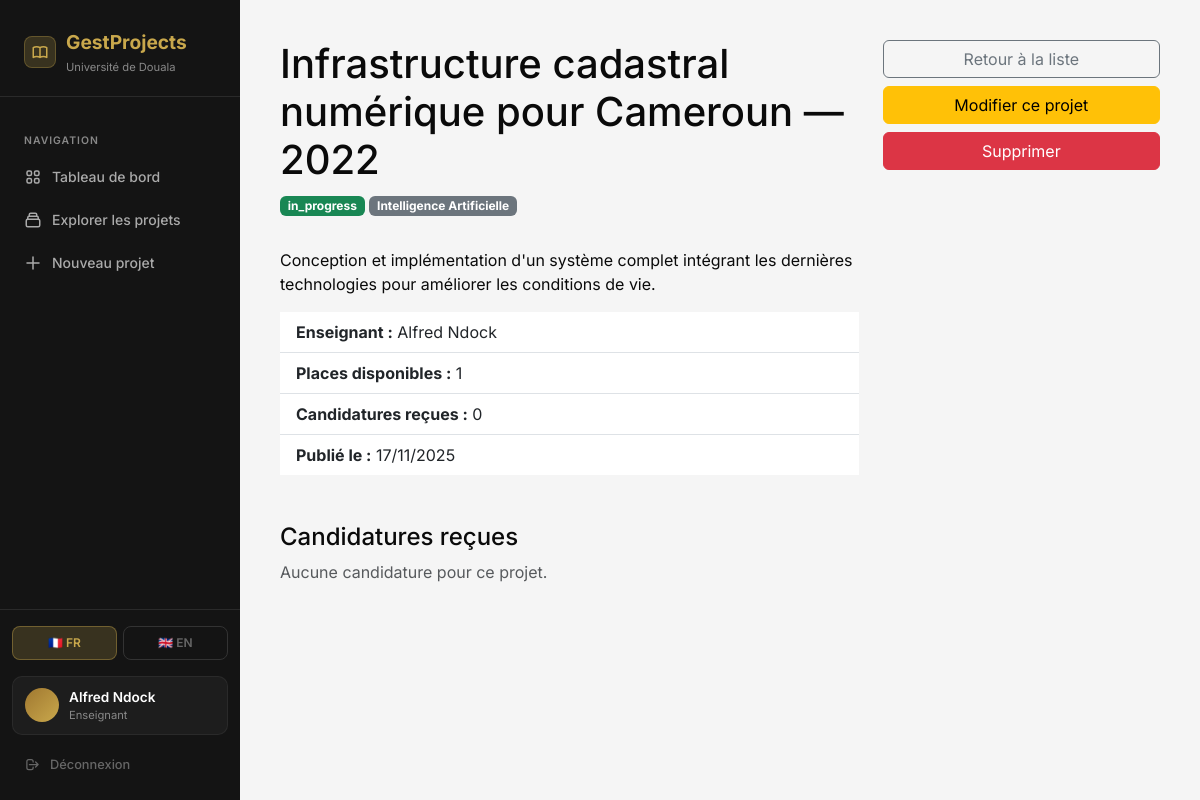
The page /projects/202 (signed in) on the database its author committed.
### app/models.py (models this page shows, shortened)
class User(UserMixin, db.Model):
    __tablename__ = 'user'
    id = db.Column(db.Integer, primary_key=True)
    email = db.Column(db.String(100), unique=True, nullable=False)
    password_hash = db.Column(db.String(200), nullable=False)
    role = db.Column(db.String(20), nullable=False)
    name = db.Column(db.String(100), nullable=False)
    created_at = db.Column(db.DateTime, default=datetime.utcnow)
    projects = db.relationship('Project', backref='teacher', lazy=True,
                               foreign_keys='Project.teacher_id')
    applications = db.relationship('Application', backref='student', lazy=True,
                                   foreign_keys='Application.student_id')
    def is_teacher(self):
        return self.role == 'teacher'
    def is_student(self):
        return self.role == 'student'

class Project(db.Model):
    __tablename__ = 'project'
    id = db.Column(db.Integer, primary_key=True)
    title = db.Column(db.String(200), nullable=False)
    title_en = db.Column(db.String(200))
    description = db.Column(db.Text, nullable=False)
    description_en = db.Column(db.Text)
    domain = db.Column(db.String(100))
    domain_en = db.Column(db.String(100))
    teacher_id = db.Column(db.Integer, db.ForeignKey('user.id'), nullable=False)
    max_students = db.Column(db.Integer, default=1)
    status = db.Column(db.String(20), default='open')
    created_at = db.Column(db.DateTime, default=datetime.utcnow)
    updated_at = db.Column(db.DateTime, default=datetime.utcnow,
                           onupdate=datetime.utcnow)
    applications = db.relationship('Application', backref='project',
                                   lazy=True, cascade='all, delete-orphan')
    def get_title(self, lang='fr'):
        if lang == 'en':
            if self.title_en:
                return self.title_en
            from app.utils import auto_translate
            return auto_translate(self.title)
        return self.title
    def get_description(self, lang='fr'):
        if lang == 'en':
            if self.description_en:
                return self.description_en
            from app.utils import auto_translate
            return auto_translate(self.description)
        return self.description
    def get_domain(self, lang='fr'):
        if lang == 'en':
            if self.domain_en:
                return self.domain_en
            from app.utils import auto_translate
            return auto_translate(self.domain or '')
        return self.domain or 'Général'

### app/routes.py (the view)
@main.route('/projects/<int:id>')
def project_detail(id):
    project = Project.query.get_or_404(id)
    from app.forms import ApplicationForm
    form = ApplicationForm()
    user_application = None
    if current_user.is_authenticated and current_user.is_student():
        user_application = Application.query.filter_by(
            student_id=current_user.id, project_id=id).first()
    lang = get_lang()
    return render_template('projects/detail.html', project=project,
                           form=form, user_application=user_application,
                           lang=lang)

### app/__init__.py (called while the page is built)
def create_app():
    app = Flask(__name__)
    app.config.from_object(Config)
    db.init_app(app)
    login_manager.init_app(app)
    migrate.init_app(app, db)
    login_manager.login_view = 'auth.login'
    login_manager.login_message = 'Connectez-vous pour accéder à cette page.'
    login_manager.login_message_category = 'warning'
    from app.auth import auth as auth_blueprint
    from app.routes import main as main_blueprint
    app.register_blueprint(auth_blueprint)
    app.register_blueprint(main_blueprint)
    from flask import session
    @app.context_processor
    def inject_globals():
        return {'lang': session.get('lang', 'fr')}
    return app

### app/models.py (called while the page is built)
@login_manager.user_loader
def load_user(user_id):
    return User.query.get(int(user_id))

### app/routes.py (called while the page is built)
def get_lang():
    return session.get('lang', 'fr')

### app/templates/projects/detail.html (shortened to what this page needs)
{% extends "base.html" %}
{% block content %}
<div class="row">
    <div class="col-md-8">
        <h1>{{ project.get_title(lang) }}</h1>
        <span class="badge bg-success mb-3">{{ project.status }}</span>
        <span class="badge bg-secondary mb-3">{{ project.get_domain(lang) }}</span>
        <p class="mt-3">{{ project.get_description(lang) }}</p>
        <ul class="list-group list-group-flush mb-4">
            <li class="list-group-item">
                <strong>Enseignant :</strong> {{ project.teacher.name }}
            </li>
            <li class="list-group-item">
                <strong>Places disponibles :</strong> {{ project.max_students }}
            </li>
            <li class="list-group-item">
                <strong>Candidatures reçues :</strong> {{ project.applications|length }}
            </li>
            <li class="list-group-item">
                <strong>Publié le :</strong> {{ project.created_at.strftime('%d/%m/%Y') }}
            </li>
        </ul>
        {% if current_user.is_authenticated and current_user.is_teacher() and current_user.id == project.teacher_id %}
            <h4 class="mt-5">Candidatures reçues</h4>
            {% for app in project.applications %}
            <div class="card mb-2">
                <div class="card-body">
                    <h6>{{ app.student.name }} — <span class="badge bg-warning">{{ app.status }}</span></h6>
                    <p>{{ app.motivation }}</p>
                    {% if app.status == 'pending' %}
                    <form method="POST" action="{{ url_for('main.manage_application', id=app.id, action='accept') }}" class="d-inline">
                        {{ form.hidden_tag() }}
                        <button class="btn btn-success btn-sm">Accepter</button>
                    </form>
                    <form method="POST" action="{{ url_for('main.manage_application', id=app.id, action='reject') }}" class="d-inline">
                        {{ form.hidden_tag() }}
                        <button class="btn btn-danger btn-sm">Refuser</button>
                    </form>
                    {% endif %}
                </div>
            </div>
            {% else %}
            <p class="text-muted">Aucune candidature pour ce projet.</p>
            {% endfor %}
        {% endif %}
    </div>
    <div class="col-md-4">
        <a href="{{ url_for('main.projects_list') }}" class="btn btn-outline-secondary w-100 mb-2">
            Retour à la liste
        </a>
        {% if current_user.is_authenticated and current_user.is_teacher() and current_user.id == project.teacher_id %}
        <a href="{{ url_for('main.edit_project', id=project.id) }}" class="btn btn-warning w-100 mb-2">
            Modifier ce projet
        </a>
        <form method="POST" action="{{ url_for('main.delete_project', id=project.id) }}">
            <button class="btn btn-danger w-100" onclick="return confirm('Supprimer ce projet ?')">
                Supprimer
            </button>
        </form>
        {% endif %}
    </div>
</div>
{% endblock %}

### app/templates/base.html (shortened to what this page needs)
<!DOCTYPE html>
<html lang="fr">
<head>
    <link href="https://cdn.jsdelivr.net/npm/bootstrap@5.3.0/dist/css/bootstrap.min.css" rel="stylesheet">
</head>
<body>
{% if current_user.is_authenticated %}
    <aside class="sidebar">
    <div class="sidebar-brand">
        <div style="display:flex; align-items:center; gap:10px;">
            <div style="width:32px; height:32px; background:rgba(201,168,76,0.2);
                        border-radius:8px; display:flex; align-items:center;
                        justify-content:center; flex-shrink:0;
                        border:1px solid rgba(201,168,76,0.3);">
            </div>
            <div>
                <div class="brand-name">GestProjects</div>
                <div class="brand-sub">
                    {{ 'Université de Douala' if lang=='fr' else 'University Of Douala' }}
                </div>
            </div>
        </div>
    </div>
    <nav class="sidebar-nav">
        <div class="nav-label">Navigation</div>
        <a href="{{ url_for('main.dashboard') }}"
           class="{% if request.endpoint == 'main.dashboard' %}active{% endif %}"
           style="text-decoration:none;">
            {{ 'Tableau de bord' if lang=='fr' else 'Dashboard' }}
        </a>
        <a href="{{ url_for('main.projects_list') }}"
           class="{% if request.endpoint == 'main.projects_list' %}active{% endif %}"
           style="text-decoration:none;">
            <svg class="nav-icon" fill="none" stroke="currentColor" viewBox="0 0 24 24">
                <path stroke-linecap="round" stroke-linejoin="round" stroke-width="2"
                      d="M19 11H5m14 0a2 2 0 012 2v6a2 2 0 01-2 2H5a2 2 0 01-2-2v-6
                         a2 2 0 012-2m14 0V9a2 2 0 00-2-2M5 11V9a2 2 0 012-2
                         m0 0V5a2 2 0 012-2h6a2 2 0 012 2v2M7 7h10"/>
            </svg>
            {{ 'Explorer les projets' if lang=='fr' else 'Browse Projects' }}
        </a>
        {% if current_user.is_teacher() %}
        <a href="{{ url_for('main.create_project') }}"
           class="{% if request.endpoint == 'main.create_project' %}active{% endif %}"
           style="text-decoration:none;">
            <svg class="nav-icon" fill="none" stroke="currentColor" viewBox="0 0 24 24">
                <path stroke-linecap="round" stroke-linejoin="round"
                      stroke-width="2" d="M12 4v16m8-8H4"/>
            </svg>
            {{ 'Nouveau projet' if lang=='fr' else 'New Project' }}
        </a>
        {% endif %}
    </nav>
    <div class="sidebar-footer">
        <div style="display:flex; gap:6px; margin-bottom:16px;">
            <a href="{{ url_for('main.set_lang', lang='fr') }}"
               style="flex:1; text-align:center; padding:7px 6px;
                      border-radius:8px; font-size:0.75rem; font-weight:600;
                      text-decoration:none; transition:all 0.2s;
                      background:{{ 'rgba(201,168,76,0.2)' if lang=='fr' else 'transparent' }};
                      color:{{ '#C9A84C' if lang=='fr' else '#666' }};
                      border:1px solid {{ 'rgba(201,168,76,0.4)' if lang=='fr' else '#333' }};">
                🇫🇷 FR
            </a>
            <a href="{{ url_for('main.set_lang', lang='en') }}"
               style="flex:1; text-align:center; padding:7px 6px;
                      border-radius:8px; font-size:0.75rem; font-weight:600;
                      text-decoration:none; transition:all 0.2s;
                      background:{{ 'rgba(201,168,76,0.2)' if lang=='en' else 'transparent' }};
                      color:{{ '#C9A84C' if lang=='en' else '#666' }};
                      border:1px solid {{ 'rgba(201,168,76,0.4)' if lang=='en' else '#333' }};">
                🇬🇧 EN
            </a>
        </div>
        <div style="display:flex; align-items:center; gap:10px;
                    padding:10px 12px; border-radius:10px;
                    background:rgba(255,255,255,0.04);
                    border:1px solid rgba(255,255,255,0.06);
                    margin-bottom:10px;">
            <div class="user-avatar">
            </div>
            <div style="flex:1; min-width:0;">
                <div class="user-name" style="white-space:nowrap;
                     overflow:hidden; text-overflow:ellipsis;">
                    {{ current_user.name }}
                </div>
                <div class="user-role">
                    {% if current_user.is_teacher() %}
                        {{ 'Enseignant' if lang=='fr' else 'Teacher' }}
                    {% else %}
                        {{ 'Étudiant' if lang=='fr' else 'Student' }}
                    {% endif %}
                </div>
            </div>
        </div>
        <a href="{{ url_for('auth.logout') }}"
           style="display:flex; align-items:center; gap:10px;
                  padding:9px 12px; border-radius:8px; color:#666;
                  text-decoration:none; font-size:0.8rem; font-weight:500;
                  transition:all 0.2s; border:1px solid transparent;"
           onmouseover="this.style.background='rgba(239,68,68,0.08)';
                        this.style.color='#ef4444';
                        this.style.borderColor='rgba(239,68,68,0.2)'"
           onmouseout="this.style.background='transparent';
                       this.style.color='#666';
                       this.style.borderColor='transparent'">
            <svg width="15" height="15" fill="none" stroke="currentColor"
                 viewBox="0 0 24 24" stroke-width="2">
                <path stroke-linecap="round" stroke-linejoin="round"
                      d="M17 16l4-4m0 0l-4-4m4 4H7m6 4v1a3 3 0 01-3 3H6
                         a3 3 0 01-3-3V7a3 3 0 013-3h4a3 3 0 013 3v1"/>
            </svg>
            {{ 'Déconnexion' if lang=='fr' else 'Logout' }}
        </a>
    </div>
</aside>
    <div class="main-content">
        <div class="page-wrapper">
            {% block content %}{% endblock %}
        </div>
    </div>
{% else %}
    {% block auth_content %}{% endblock %}
{% endif %}
</body>
</html>

### app/templates/base.html (style rules this page uses)
:root { --gold: #C9A84C; --gold-light: #E8C96A; --gold-dark: #A07830; --black: #0A0A0A; --dark: #141414; --dark2: #1E1E1E; --dark3: #2A2A2A; --white: #FFFFFF; --gray: #888888; --gray-light: #F5F5F5; --sidebar-width: 240px; }
* { box-sizing: border-box; margin: 0; padding: 0; }
body { font-family: 'Inter', sans-serif; background: var(--gray-light); color: var(--black); display: flex; min-height: 100vh; }
.sidebar { width: var(--sidebar-width); background: var(--dark); min-height: 100vh; position: fixed; top: 0; left: 0; display: flex; flex-direction: column; z-index: 100; transition: transform 0.3s ease; }
.sidebar-brand { padding: 28px 24px 20px; border-bottom: 1px solid var(--dark3); }
.sidebar-brand .brand-name { font-size: 1.2rem; font-weight: 700; color: var(--gold); }
.sidebar-brand .brand-sub { font-size: 0.7rem; color: var(--gray); margin-top: 2px; }
.sidebar-nav { padding: 20px 12px; flex: 1; }
.sidebar-nav .nav-label { font-size: 0.65rem; font-weight: 600; color: var(--gray); text-transform: uppercase; letter-spacing: 1px; padding: 0 12px; margin-bottom: 8px; margin-top: 16px; }
.sidebar-nav a { text-decoration: none !important; color: #AAAAAA !important; }
.sidebar-footer a { text-decoration: none !important; }
.sidebar-nav a { display: flex; align-items: center; gap: 10px; padding: 10px 12px; border-radius: 8px; color: #AAAAAA; text-decoration: none; font-size: 0.875rem; font-weight: 500; transition: all 0.2s ease; margin-bottom: 2px; }
.sidebar-nav a .nav-icon { width: 18px; height: 18px; }
.sidebar-footer { padding: 16px 12px; border-top: 1px solid var(--dark3); }
.user-avatar { width: 34px; height: 34px; border-radius: 50%; background: linear-gradient(135deg, var(--gold-dark), var(--gold)); display: flex; align-items: center; justify-content: center; font-weight: 700; font-size: 0.8rem; color: var(--white); flex-shrink: 0; }
.user-name { font-size: 0.85rem; font-weight: 600; color: var(--white); }
.user-role { font-size: 0.7rem; color: var(--gray); }
.main-content { margin-left: var(--sidebar-width); flex: 1; padding: 40px; min-height: 100vh; }
.page-wrapper { animation: fadeIn 0.3s ease; }

### rows shown on the page
User: name "Alfred Ndock", teacher.name "Alfred Ndock"
Project: get_title "Infrastructure cadastral numérique pour Cameroun — 2022", status "in_progress", get_domain "Intelligence Artificielle", get_description "Conception et implémentation d'un système complet intégrant les dernières technologies pour améliorer les conditions de vie.", max_students "1", created_at "17/11/2025"

### other values the page prints
{{ 'Université de Douala' if lang=='fr' else 'University Of Douala' }} "Université de Douala"
{{ 'Tableau de bord' if lang=='fr' else 'Dashboard' }} "Tableau de bord"
{{ 'Explorer les projets' if lang=='fr' else 'Browse Projects' }} "Explorer les projets"
{{ 'Nouveau projet' if lang=='fr' else 'New Project' }} "Nouveau projet"
{{ 'Enseignant' if lang=='fr' else 'Teacher' }} "Enseignant"
{{ 'Déconnexion' if lang=='fr' else 'Logout' }} "Déconnexion"
{{ project.applications|length }} "0"
